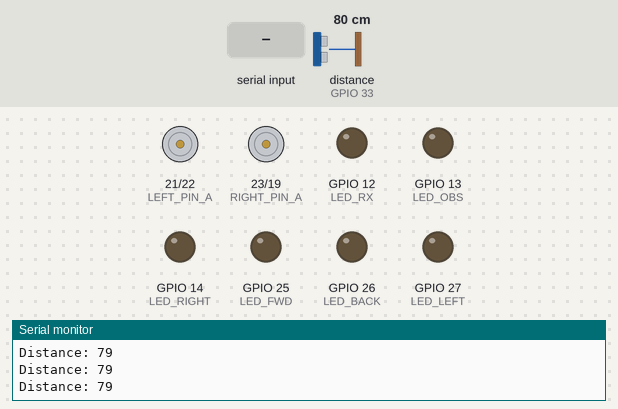
Bench run of a sketch on a simulated ESP32. Parts: motor-driver pin pairs drawn as motors (green arrow = first pin HIGH = forward, orange = second pin HIGH = backward, longer = more drive), output pins drawn as LEDs (lit = HIGH), the last lines printed to the serial monitor. Wiring (inferred from the names in the program): ultrasonic range finder: trigger GPIO 32; echo GPIO 33. The inputs (shaded band) are chosen by the test bench; at power-on: distance to the obstacle (sensor on GPIO 33) 80 cm. The echo pulse lasts 58.3 µs per cm; pins used as bus, display or sensor lines are not drawn.

Above: at 1.2 s.
1.3 s: distance to the obstacle (sensor on GPIO 33) set to 33 cm
2.8 s: distance to the obstacle (sensor on GPIO 33) set to 28 cm
At 3.1 s:
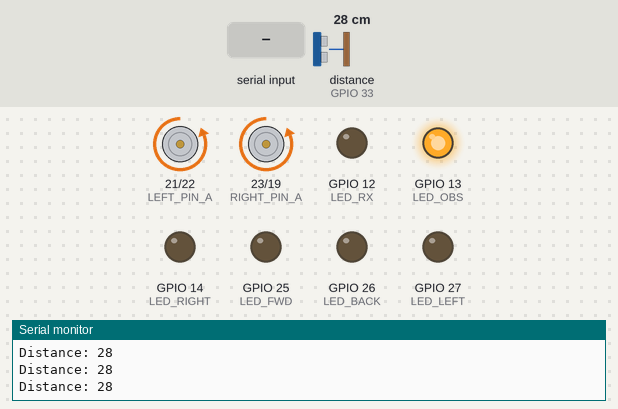
4.3 s: "F\n" received over the second serial link
At 5.5 s:
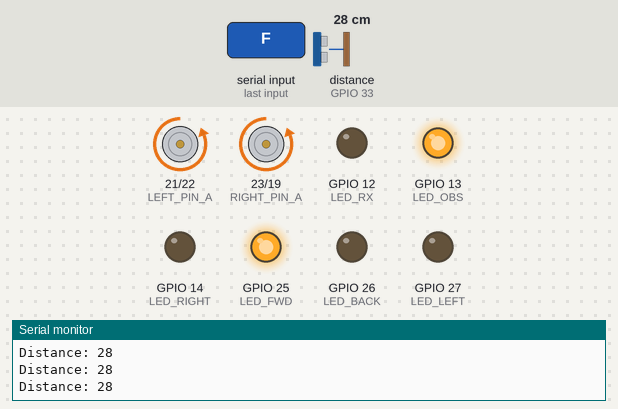
5.8 s: "B\n" received over the second serial link
At 6.8 s:
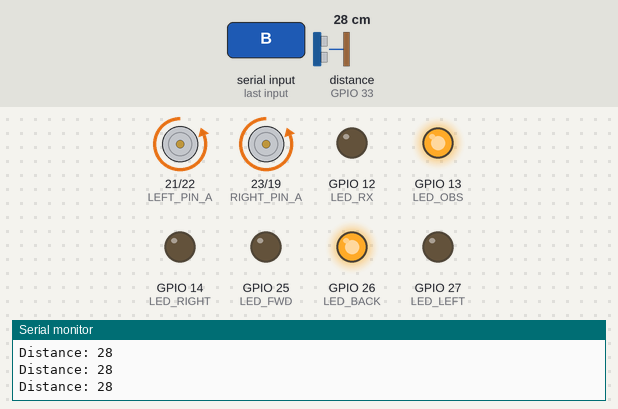
7.3 s: "L\n" received over the second serial link
At 8.1 s:
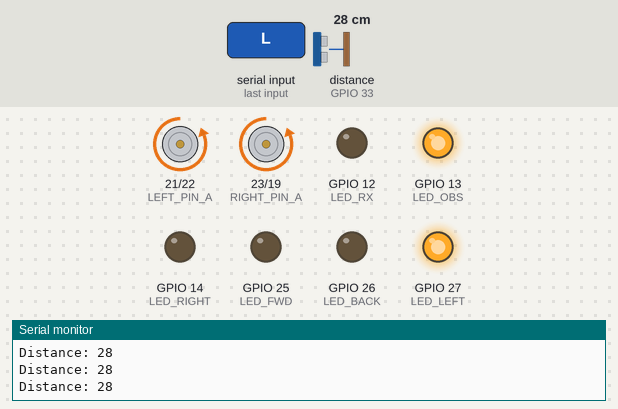
8.8 s: "R\n" received over the second serial link
At 9.1 s:
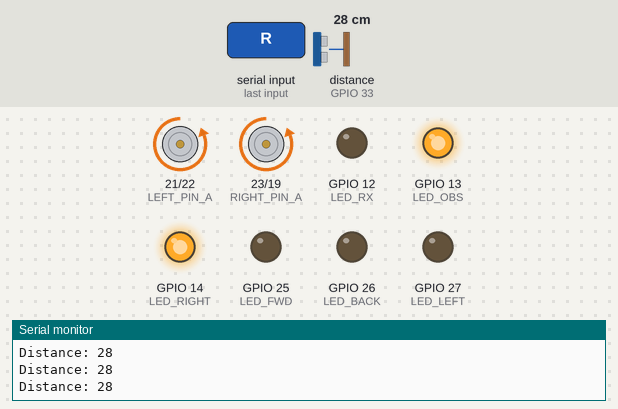
Timing chart, 0 to 11.3 s (numbered marks = the images above; inputs shaded):
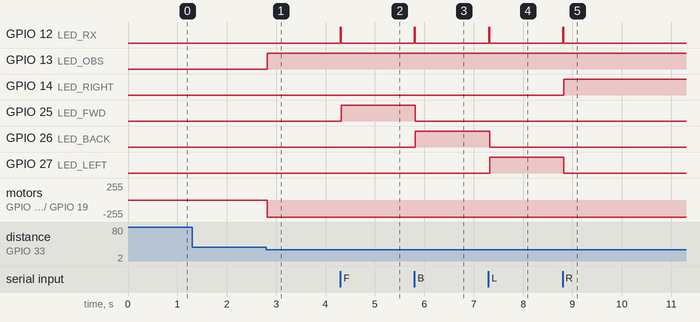

Measured:
- the behaviour switches between 31 and 30 cm on distance to the obstacle (sensor on GPIO 33) (found by bisection; images 0 and 1)
- after the input at 2.8 s, GPIO 13 (LED_OBS): LOW → HIGH at once; motor on GPIO 21 (LEFT_PIN_A) / GPIO 22 (LEFT_PIN_B), motor on GPIO 23 (RIGHT_PIN_A) / GPIO 19 (RIGHT_PIN_B): stopped → backward 255/255 at once
- after the input at 4.3 s, GPIO 12 (LED_RX): LOW → HIGH at once, → LOW 0.02 s later; GPIO 25 (LED_FWD): LOW → HIGH at once
- after the input at 5.8 s, GPIO 12 (LED_RX): LOW → HIGH at once, → LOW 0.02 s later; GPIO 25 (LED_FWD): HIGH → LOW at once; GPIO 26 (LED_BACK): LOW → HIGH at once
- after the input at 7.3 s, GPIO 12 (LED_RX): LOW → HIGH at once, → LOW 0.02 s later; GPIO 26 (LED_BACK): HIGH → LOW at once; GPIO 27 (LED_LEFT): LOW → HIGH at once
- after the input at 8.8 s, GPIO 12 (LED_RX): LOW → HIGH at once, → LOW 0.02 s later; GPIO 14 (LED_RIGHT): LOW → HIGH at once; GPIO 27 (LED_LEFT): HIGH → LOW at once

The sketch:

esp32_robot_serial2_fixed.ino
```cpp
/*
  ESP32 Robot with Serial2 (GPIO16/17) - Fixed Version
  Compatible with Pi GPIO14/15 wiring
*/

#include <Arduino.h>
#include <ctype.h>

// ===== CONFIG =====
const int SAFE_DISTANCE = 30;
const unsigned long SENSOR_INTERVAL = 40UL;
const int NUM_SAMPLES = 2;
const unsigned long PULSE_TIMEOUT = 6000UL;

// ===== MOTOR PINS =====
const int LEFT_PIN_A  = 21;
const int LEFT_PIN_B  = 22;
const int RIGHT_PIN_A = 23;
const int RIGHT_PIN_B = 19;
const int TRIG_PIN = 32;
const int ECHO_PIN = 33;

// ===== STATUS PANEL PINS =====
const int LED_FWD   = 25;
const int LED_BACK  = 26;
const int LED_LEFT  = 27;
const int LED_RIGHT = 14;
const int LED_RX    = 12;
const int LED_OBS   = 13;

// ===== UART PINS (for Pi communication) =====
const int UART_RX_PIN = 16;  // Connect to Pi GPIO14 (TX)
const int UART_TX_PIN = 17;  // Connect to Pi GPIO15 (RX)

// ===== STATE =====
enum MotorState { MS_STOP, MS_FORWARD, MS_BACKWARD, MS_LEFT, MS_RIGHT };
MotorState currentState = MS_STOP;
MotorState requestedState = MS_STOP;
bool autoReverseActive = false;

int lastDistance = 999;
unsigned long lastSensorMillis = 0;
const bool DEBUG = true;

// ===== MOTOR HELPERS =====
void setLeftForward()  { digitalWrite(LEFT_PIN_A, HIGH); digitalWrite(LEFT_PIN_B, LOW); }
void setLeftBackward() { digitalWrite(LEFT_PIN_A, LOW);  digitalWrite(LEFT_PIN_B, HIGH); }
void setLeftStop()     { digitalWrite(LEFT_PIN_A, LOW);  digitalWrite(LEFT_PIN_B, LOW); }

void setRightForward()  { digitalWrite(RIGHT_PIN_A, HIGH); digitalWrite(RIGHT_PIN_B, LOW); }
void setRightBackward() { digitalWrite(RIGHT_PIN_A, LOW);  digitalWrite(RIGHT_PIN_B, HIGH); }
void setRightStop()     { digitalWrite(RIGHT_PIN_A, LOW);  digitalWrite(RIGHT_PIN_B, LOW); }

void applyMotorState(MotorState s) {
  if (s == currentState) return;

  switch (s) {
    case MS_STOP:    setLeftStop(); setRightStop(); break;
    case MS_FORWARD: setLeftForward(); setRightForward(); break;
    case MS_BACKWARD:setLeftBackward(); setRightBackward(); break;
    case MS_LEFT:    setLeftBackward(); setRightForward(); break;
    case MS_RIGHT:   setLeftForward(); setRightBackward(); break;
  }

  currentState = s;
  if (DEBUG) {
    Serial.print("Motor state -> ");
    switch (s) {
      case MS_STOP: Serial.println("STOP"); break;
      case MS_FORWARD: Serial.println("FORWARD"); break;
      case MS_BACKWARD: Serial.println("BACKWARD"); break;
      case MS_LEFT: Serial.println("LEFT"); break;
      case MS_RIGHT: Serial.println("RIGHT"); break;
    }
  }
}

void updateDirectionLEDs(MotorState s) {
  digitalWrite(LED_FWD,   (s == MS_FORWARD));
  digitalWrite(LED_BACK,  (s == MS_BACKWARD));
  digitalWrite(LED_LEFT,  (s == MS_LEFT));
  digitalWrite(LED_RIGHT, (s == MS_RIGHT));
}

// ===== ULTRASONIC =====
int getDistanceRaw() {
  digitalWrite(TRIG_PIN, LOW);
  delayMicroseconds(2);
  digitalWrite(TRIG_PIN, HIGH);
  delayMicroseconds(10);
  digitalWrite(TRIG_PIN, LOW);

  unsigned long dur = pulseIn(ECHO_PIN, HIGH, PULSE_TIMEOUT);
  if (dur == 0UL) return -1;
  return (int)(dur * 0.0343f / 2.0f);
}

int getDistanceFiltered() {
  long sum = 0;
  int valid = 0;
  for (int i = 0; i < NUM_SAMPLES; i++) {
    int d = getDistanceRaw();
    if (d > 0 && d < 100) {
      sum += d;
      valid++;
    }
    delayMicroseconds(300);
  }
  if (valid == 0) return 999;
  return (int)(sum / valid);
}

// ===== SETUP =====
void setup() {
  // Initialize Serial for debugging (USB)
  Serial.begin(115200);

  // Initialize Serial2 for Pi communication at 9600 baud (GPIO16/17)
  Serial2.begin(9600, SERIAL_8N1, UART_RX_PIN, UART_TX_PIN);

  pinMode(LEFT_PIN_A, OUTPUT);
  pinMode(LEFT_PIN_B, OUTPUT);
  pinMode(RIGHT_PIN_A, OUTPUT);
  pinMode(RIGHT_PIN_B, OUTPUT);
  pinMode(TRIG_PIN, OUTPUT);
  pinMode(ECHO_PIN, INPUT);

  pinMode(LED_FWD, OUTPUT);
  pinMode(LED_BACK, OUTPUT);
  pinMode(LED_LEFT, OUTPUT);
  pinMode(LED_RIGHT, OUTPUT);
  pinMode(LED_RX, OUTPUT);
  pinMode(LED_OBS, OUTPUT);

  digitalWrite(LED_FWD, LOW);
  digitalWrite(LED_BACK, LOW);
  digitalWrite(LED_LEFT, LOW);
  digitalWrite(LED_RIGHT, LOW);
  digitalWrite(LED_RX, LOW);
  digitalWrite(LED_OBS, LOW);

  applyMotorState(MS_STOP);

  lastDistance = getDistanceFiltered();
  lastSensorMillis = millis();

  if (DEBUG) {
    Serial.println("🚗 ESP32 Robot with Serial2 (GPIO16/17) ready");
    Serial.println("📡 Pi communication on Serial2 at 9600 baud");
    Serial.print("Initial distance: "); Serial.println(lastDistance);
  }
}

// ===== LOOP =====
void loop() {
  unsigned long now = millis();

  // 1) Handle Pi commands via Serial2
  while (Serial2.available()) {
    char c = toupper(Serial2.read());
    if (c == '\n' || c == '\r') continue;

    MotorState newRequest = requestedState;
    if (c == 'F') newRequest = MS_FORWARD;
    else if (c == 'B') newRequest = MS_BACKWARD;
    else if (c == 'L') newRequest = MS_LEFT;
    else if (c == 'R') newRequest = MS_RIGHT;
    else if (c == 'S') newRequest = MS_STOP;

    if (newRequest != requestedState) {
      requestedState = newRequest;

      // Send acknowledgment back to Pi
      Serial2.print("ESP32_ACK:");
      Serial2.println(c);

      if (DEBUG) {
        Serial.print("Pi command received: ");
        Serial.println(c);
      }

      // RX LED blink
      digitalWrite(LED_RX, HIGH);
      delay(20);
      digitalWrite(LED_RX, LOW);

      updateDirectionLEDs(requestedState);

      if (newRequest != MS_FORWARD) {
        autoReverseActive = false;
        applyMotorState(newRequest);
      }
    }
  }

  // 2) Update distance sensor
  if (now - lastSensorMillis >= SENSOR_INTERVAL) {
    lastSensorMillis = now;
    lastDistance = getDistanceFiltered();
    if (DEBUG) {
      Serial.print("Distance: ");
      Serial.println(lastDistance);
    }
  }

  // 3) Obstacle avoidance (always active)
  if (lastDistance < SAFE_DISTANCE) {
    autoReverseActive = true;
    applyMotorState(MS_BACKWARD);
    digitalWrite(LED_OBS, HIGH);
  } else if (autoReverseActive) {
    autoReverseActive = false;
    applyMotorState(MS_STOP);
    digitalWrite(LED_OBS, LOW);
  } else {
    if (requestedState == MS_FORWARD) {
      applyMotorState(MS_FORWARD);
    }
    digitalWrite(LED_OBS, LOW);
  }

  delay(2);
}
```
